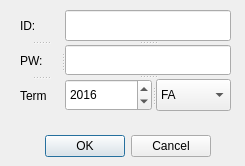
<?xml version="1.0" encoding="UTF-8"?>
<ui version="4.0">
 <class>Dialog</class>
 <widget class="QDialog" name="Dialog">
  <property name="geometry">
   <rect>
    <x>0</x>
    <y>0</y>
    <width>245</width>
    <height>166</height>
   </rect>
  </property>
  <property name="windowTitle">
   <string>Dialog</string>
  </property>
  <widget class="QDialogButtonBox" name="buttonBox">
   <property name="geometry">
    <rect>
     <x>30</x>
     <y>130</y>
     <width>181</width>
     <height>32</height>
    </rect>
   </property>
   <property name="orientation">
    <enum>Qt::Horizontal</enum>
   </property>
   <property name="standardButtons">
    <set>QDialogButtonBox::Cancel|QDialogButtonBox::Ok</set>
   </property>
  </widget>
  <widget class="QSplitter" name="splitter_4">
   <property name="geometry">
    <rect>
     <x>20</x>
     <y>10</y>
     <width>211</width>
     <height>101</height>
    </rect>
   </property>
   <property name="orientation">
    <enum>Qt::Horizontal</enum>
   </property>
   <widget class="QSplitter" name="splitter_3">
    <property name="orientation">
     <enum>Qt::Vertical</enum>
    </property>
    <widget class="QLabel" name="label">
     <property name="text">
      <string>ID:</string>
     </property>
    </widget>
    <widget class="QLabel" name="label_2">
     <property name="text">
      <string>PW:</string>
     </property>
    </widget>
    <widget class="QLabel" name="label_3">
     <property name="text">
      <string>Term</string>
     </property>
    </widget>
   </widget>
   <widget class="QSplitter" name="splitter_2">
    <property name="orientation">
     <enum>Qt::Vertical</enum>
    </property>
    <widget class="QLineEdit" name="idEdit"/>
    <widget class="QLineEdit" name="pwEdit"/>
    <widget class="QSplitter" name="splitter">
     <property name="orientation">
      <enum>Qt::Horizontal</enum>
     </property>
     <widget class="QSpinBox" name="yearBox">
      <property name="minimum">
       <number>0</number>
      </property>
      <property name="maximum">
       <number>9999</number>
      </property>
      <property name="value">
       <number>2016</number>
      </property>
     </widget>
     <widget class="QComboBox" name="termBox">
      <item>
       <property name="text">
        <string>FA</string>
       </property>
      </item>
      <item>
       <property name="text">
        <string>SP</string>
       </property>
      </item>
     </widget>
    </widget>
   </widget>
  </widget>
 </widget>
 <resources/>
 <connections>
  <connection>
   <sender>buttonBox</sender>
   <signal>accepted()</signal>
   <receiver>Dialog</receiver>
   <slot>accept()</slot>
   <hints>
    <hint type="sourcelabel">
     <x>248</x>
     <y>254</y>
    </hint>
    <hint type="destinationlabel">
     <x>157</x>
     <y>274</y>
    </hint>
   </hints>
  </connection>
  <connection>
   <sender>buttonBox</sender>
   <signal>rejected()</signal>
   <receiver>Dialog</receiver>
   <slot>reject()</slot>
   <hints>
    <hint type="sourcelabel">
     <x>316</x>
     <y>260</y>
    </hint>
    <hint type="destinationlabel">
     <x>286</x>
     <y>274</y>
    </hint>
   </hints>
  </connection>
 </connections>
</ui>
